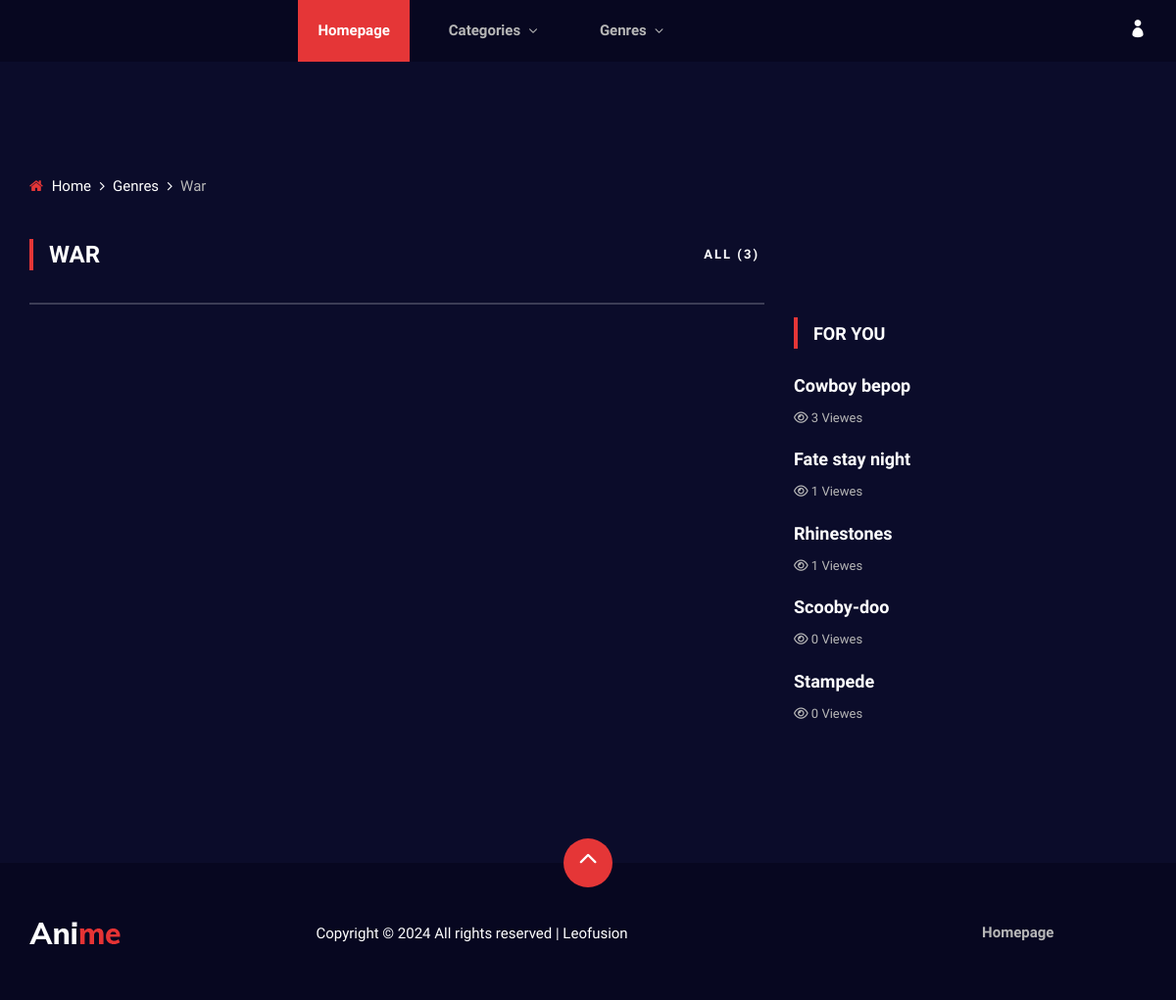
Screenshot of /genres/war/ with the database file from the repository.
### admin_app/models.py (models this page shows, shortened)
class Show(models.Model):
    class Meta:
        ordering=['-updated_at','created_at']
    STATUS_CHOICES = [
    ('active', 'Active'),
    ('inactive', 'Inactive'),
    ]
    title = models.CharField(max_length=100, unique=True)
    slug = models.SlugField(max_length=100, unique=True, blank=True)
    status = models.CharField(max_length=10, choices=STATUS_CHOICES, default='inactive')
    created_at = models.DateTimeField(auto_now_add=True)
    updated_at = models.DateTimeField(auto_now=True)
    cover_image_url = models.URLField(max_length=200, blank=True, null=True)
    view_count = models.IntegerField(default=0)
    categories = models.ManyToManyField(Category, related_name='categories_set')
    genres = models.ManyToManyField(Genre, related_name='genres_set')
    def __str__(self):
        return self.title

class User(AbstractUser):
    email = models.EmailField(unique=True, null=True)
    name = models.CharField(max_length=255,null=True)
    phone_number = models.CharField(max_length=20, blank=True, null=True)
    brand_name = models.CharField(max_length=255, unique=False, null=True)
    brand_image_url = models.URLField(max_length=255, blank=True, null=True)
    USERNAME_FIELD = "email"
    REQUIRED_FIELDS=[]

### user_app/views/user_view.py (the view)
# urls.py: path('genres/<slug:genre_slug>/', user_view.genres_page, name='genres_page'),
def genres_page(request, genre_slug):
   genre = get_object_or_404(Genre, slug=genre_slug)
   shows = Show.objects.filter(genres=genre, status='active')
   show_count = shows.count()
   page_title = ' '.join(genre_slug.split('-')).capitalize()
   request.session['page'] = page_title
   categories = Category.objects.filter(status='active').annotate(show_count=Count('categories_set')).filter(show_count__gt=0).order_by('-created_at')[:5]
   genres = Genre.objects.filter(status='active').annotate(genre_count=Count('genres_set')).filter(genre_count__gt=0).order_by('-created_at')[:5]
   random_picks = Show.objects.filter(status='active').order_by('?')[:5]
   user_with_brand = AppConfig.Ownership.get_owner()
   site_name = user_with_brand.brand_name if user_with_brand else None
   site_logo = user_with_brand.brand_image_url if user_with_brand else None
   context = {
        'genre_slug': genre_slug,
        'site_name': site_name,
        'site_logo':site_logo,
        'categories': categories,
        'genres':genres,
        'random_picks': random_picks,
        'page_title': page_title,
        'show_count': show_count,
   }
   return render(request, 'user_app/pages/genres/genres.html', context)

### admin_app/models.py (called while the page is built)
    def __str__(self):
        return self.name

    def __str__(self):
        return self.name

### admin_app/services/AppConfig.py (called while the page is built)
    @staticmethod
    def get_owner():
        user_with_brand = User.objects.filter(brand_name__isnull=False,brand_image_url__isnull=False,is_staff=True).first()
        return user_with_brand

### user_app/templates/user_app/pages/genres/genres.html (shortened to what this page needs)
{% extends 'user_app/user_main_layout.html' %}
{% load static %}
 {% block content %}
<div class="breadcrumb-option">
  <div class="container">
    <div class="row">
      <div class="col-lg-12">
        <div class="breadcrumb__links">
          <a href="/"><i class="fa fa-home"></i> Home</a>
          <a href="{% url 'genres_page' genre_slug%}">Genres</a>
          <span>{{page_title}}</span>
        </div>
      </div>
    </div>
  </div>
</div>
<div class="container mt-5">
  <div class="row">
    <div class="col-lg-8">
      <div class="product__page__content">
        <div class="product__page__title">
          <div class="row">
            <div class="col-lg-8 col-md-8 col-sm-6">
              <div class="section-title">
                <h4>{{page_title}}</h4>
              </div>
            </div>
            <div class="col-lg-4 col-md-4 col-sm-4">
              <div class="btn__all">
                  <a href="{% url 'genres_page' genre_slug%}" class="primary-btn"> All ({{show_count}}) </a>
              </div>
          </div>
          </div>
        </div>
      </div>
    </div>
{% include 'user_app/partials/for_you_section.html' %}
  </div>
</div>
{% endblock content %}

### user_app/templates/user_app/partials/for_you_section.html (shortened to what this page needs)
{% load humanize %}
<div class="col-lg-4 col-md-6 col-sm-8">
    <div class="product__sidebar__comment">
        <div class="section-title">
            <h5>For You</h5>
        </div>
        {%for show in random_picks%}
        <div class="product__sidebar__comment__item" onclick="openShowModal()" hx-get="{% url 'show_page' show.slug %}" hx-target="#show_modal_body">
            <div class="product__sidebar__comment__item__text">
                <h5><a href="#">{{show}}</a></h5>
                <span><i class="fa fa-eye"></i> {{show.view_count|intword}} Viewes</span>
            </div>
        </div>
        {%endfor%}
    </div>
</div>

### user_app/templates/user_app/partials/footer.html
{% load static%}
<footer class="footer mt-5">
    <div class="page-up">
        <a href="#" id="scrollToTopButton"><span class="arrow_carrot-up"></span></a>
    </div>
    <div class="container">
        <div class="row">
            <div class="col-lg-3">
                <div class="footer__logo">
                    <a href="/"><img src="{% static 'user_temp_files/assets/img/logo.png' %}" alt=""></a>
                </div>
            </div>
            <div class="col-lg-6">
                <p class="text-white">
                    Copyright ©
                    <script>document.write(new Date().getFullYear());</script> All rights reserved | {{site_name|title}}
                </p>
            </div>
            <div class="col-lg-3">
                <div class="footer__nav">
                    <ul>
                        <li class="active"><a href="/"">Homepage</a></li>
                    </ul>
                </div>
            </div>
        </div>
    </div>
</footer>

### static/user_temp_files/assets/css/style.css (style rules this page uses)
html, body { height: 100%; font-family: "Mulish", sans-serif; -webkit-font-smoothing: antialiased; background: #0b0c2a; }
h1, h2, h3, h4, h5, h6 { margin: 0; color: #111111; font-weight: 400; font-family: "Mulish", sans-serif; }
h4 { font-size: 24px; }
h5 { font-size: 18px; }
p { font-size: 15px; font-family: "Mulish", sans-serif; color: #3d3d3d; font-weight: 400; line-height: 25px; margin: 0 0 15px 0; }
img { max-width: 100%; }
ul, ol { padding: 0; margin: 0; }
.section-title { margin-bottom: 30px; }
.section-title h4, .section-title h5 { color: #ffffff; font-weight: 600; line-height: 21px; text-transform: uppercase; padding-left: 20px; position: relative; font-family: "Oswald", sans-serif; }
.section-title h4:after, .section-title h5:after { position: absolute; left: 0; top: -6px; height: 32px; width: 4px; background: #e53637; content: ""; }
.primary-btn { display: inline-block; font-size: 13px; font-weight: 700; text-transform: uppercase; color: #ffffff; letter-spacing: 2px; }
.btn__all { text-align: right; margin-bottom: 30px; }
.product__sidebar__comment { margin-bottom: 35px; }
.product__sidebar__comment__item { margin-bottom: 20px; overflow: hidden; }
.product__sidebar__comment__item__text { overflow: hidden; }
.product__sidebar__comment__item__text h5 { margin-bottom: 10px; }
.product__sidebar__comment__item__text h5 a { color: #ffffff; font-weight: 700; line-height: 26px; }
.product__sidebar__comment__item__text span { display: block; font-size: 13px; color: #b7b7b7; }
.product__page__title { border-bottom: 2px solid rgba(255, 255, 255, 0.2); padding-bottom: 10px; margin-bottom: 30px; }
.product__page__title .section-title { margin-bottom: 0; }
.breadcrumb-option { padding-top: 35px; }
.breadcrumb__links a { font-size: 15px; color: #ffffff; margin-right: 18px; display: inline-block; position: relative; }
.breadcrumb__links a i { margin-right: 5px; color: #e53637; }
.breadcrumb__links a:after { position: absolute; right: -14px; top: 0; content: ""; font-family: "FontAwesome"; }
.breadcrumb__links span { font-size: 15px; color: #b7b7b7; display: inline-block; }
.footer { background: #070720; padding-top: 60px; padding-bottom: 40px; position: relative; }
.page-up { position: absolute; left: 50%; top: -25px; margin-left: -25px; }
.page-up a { display: inline-block; font-size: 36px; color: #ffffff; height: 50px; width: 50px; background: #e53637; line-height: 50px; text-align: center; border-radius: 50%; }
.page-up a span { position: relative; top: 2px; left: -1px; }
.footer__nav { text-align: center; }
.footer__nav ul li { list-style: none; display: inline-block; position: relative; margin-right: 40px; }
.footer__nav ul li:last-child { margin-right: 0; }
.footer__nav ul li a { font-size: 15px; color: #b7b7b7; display: block; font-weight: 700; }
@media only screen and (min-width: 1200px) { .container { max-width: 1170px; } }

### rows the page displays
Show: title "Cowboy bepop", view_count "3"
Show: title "Fate stay night", view_count "1"
Show: title "Rhinestones", view_count "1"
Show: title "Scooby-doo", view_count "0"
Show: title "Stampede", view_count "0"
User: brand_name "Leofusion"

### other values shown
{{ page_title }} "War"
{{ page_title }} "WAR"
{{ show_count }} "3"
